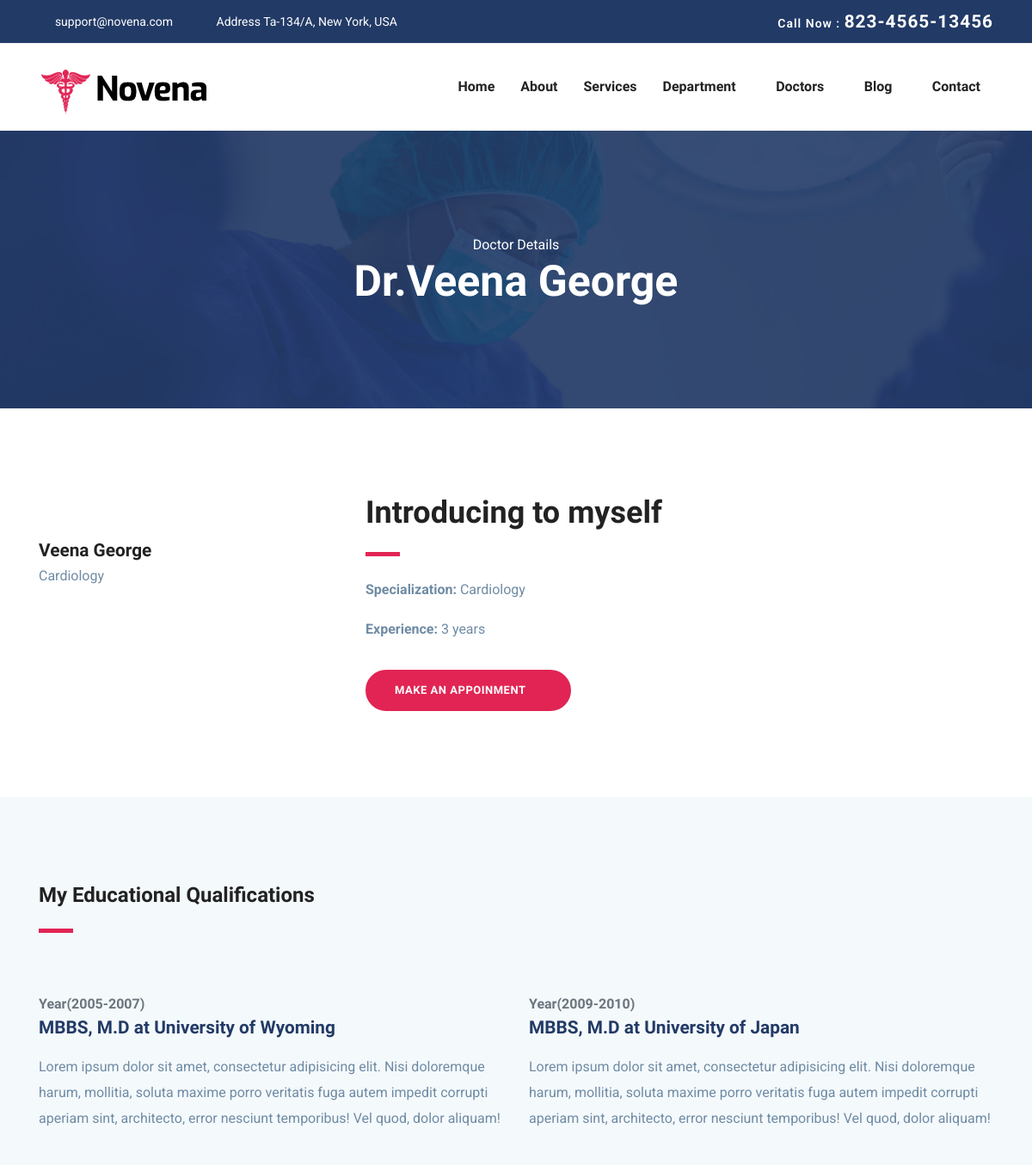
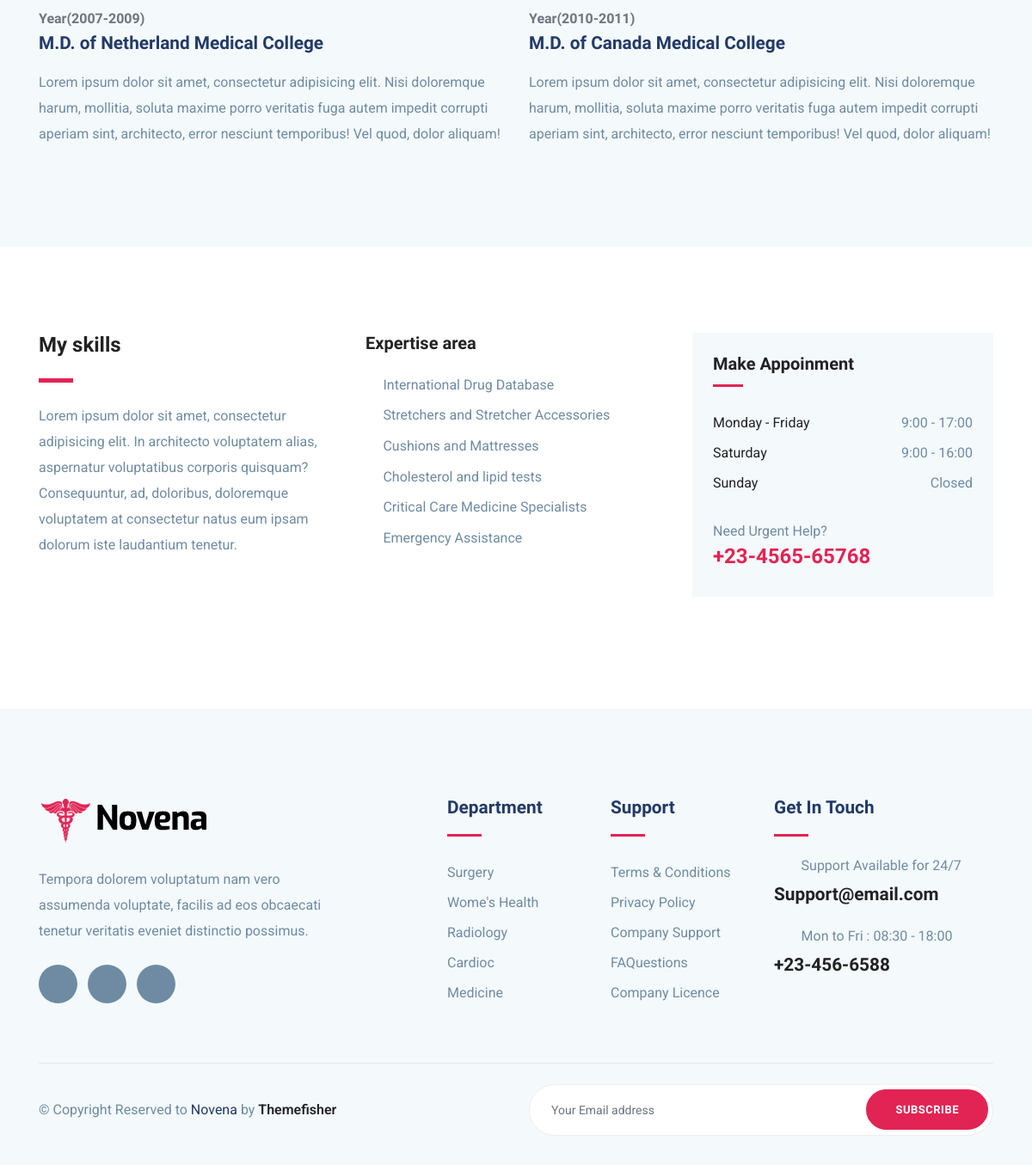
Screenshot of /home/doctorsdetails/4/ with the database file from the repository (2 pictures, top to bottom).
### home/models.py (models this page shows, shortened)
class DoctorsProfiles(models.Model):
    user = models.OneToOneField(Users, on_delete=models.CASCADE, related_name='doctorsprofile')
    email = models.EmailField(unique=True, max_length=50, null=False, default='default@example.com')
    specialization = models.CharField(max_length=255)
    experience_years = models.IntegerField()
    certificate = models.FileField(upload_to='certificates/')
    license_number = models.CharField(max_length=50,unique=True)
    hospital = models.CharField(max_length=200, default="Default Hospital")
    approved = models.BooleanField(default=False)  # Ensure this field is present
    available_days = models.CharField(max_length=100,help_text="Comma-separated list of available days, e.g., Monday, Wednesday, Friday")  # Comma-separated days
    available_time_start = models.TimeField(null=True)  # Start time for availability
    available_time_end = models.TimeField(null=True)

class Users(AbstractUser):
    first_name = models.CharField(max_length=100, null=True, blank=True)
    is_admin = models.BooleanField('Is Admin', default=False)
    is_patient = models.BooleanField('Is Patient', default=False)
    is_doctor = models.BooleanField('Is Doctor', default=False)
    groups = models.ManyToManyField(
        Group,
        related_name='custom_user_groups',
        blank=True,
        help_text='The groups this user belongs to.',
        verbose_name='groups',
    )
    user_permissions = models.ManyToManyField(
        Permission,
        related_name='custom_user_permissions',
        blank=True,
        help_text='Specific permissions for this user.',
        verbose_name='user permissions',
    )
    def __str__(self):
        return self.username

### home/views.py (the view)
# urls.py: path('doctorsdetails/<int:doctor_id>/', views.doctorsdetails, name='doctorsdetails'),
def doctorsdetails(request, doctor_id):
    doctor = get_object_or_404(DoctorsProfiles, id=doctor_id)
    additional_info = DoctorAdditionalInfo.objects.filter(doctor=doctor).first()
    return render(request, 'doctorsdetails.html', {
        'doctor': doctor,
        'additional_info': additional_info
    })

### templates/doctorsdetails.html (shortened to what this page needs)
{% load static %}
<!DOCTYPE html>
<html lang="zxx">
<head>
  <link rel="stylesheet" href="{% static 'plugins/bootstrap/css/bootstrap.min.css' %}">
  <link rel="stylesheet" href="{% static 'plugins/icofont/icofont.min.css' %}">
  <link rel="stylesheet" href="{% static 'plugins/slick-carousel/slick/slick.css' %}">
  <link rel="stylesheet" href="{% static 'plugins/slick-carousel/slick/slick-theme.css' %}">
  <link rel="stylesheet" href="{% static 'css/style.css' %}">
</head>
<body id="top">
<header>
	<div class="header-top-bar">
		<div class="container">
			<div class="row align-items-center">
				<div class="col-lg-6">
					<ul class="top-bar-info list-inline-item pl-0 mb-0">
						<li class="list-inline-item"><a href="mailto:support@gmail.com"><i class="icofont-support-faq mr-2"></i>support@novena.com</a></li>
						<li class="list-inline-item"><i class="icofont-location-pin mr-2"></i>Address Ta-134/A, New York, USA </li>
					</ul>
				</div>
				<div class="col-lg-6">
					<div class="text-lg-right top-right-bar mt-2 mt-lg-0">
						<a href="tel:+23-345-67890" >
							<span>Call Now : </span>
							<span class="h4">823-4565-13456</span>
						</a>
					</div>
				</div>
			</div>
		</div>
	</div>
	<nav class="navbar navbar-expand-lg navigation" id="navbar">
		<div class="container">
		 	 <a class="navbar-brand" href="index.html">
			  	<img src="images/logo.png" alt="" class="img-fluid">
			  </a>
		  <div class="collapse navbar-collapse" id="navbarmain">
			<ul class="navbar-nav ml-auto">
			  <li class="nav-item active">
				<a class="nav-link" href="index.html">Home</a>
			  </li>
			   <li class="nav-item"><a class="nav-link" href="about.html">About</a></li>
			    <li class="nav-item"><a class="nav-link" href="service.html">Services</a></li>
			    <li class="nav-item dropdown">
					<a class="nav-link dropdown-toggle" href="department.html" id="dropdown02" data-toggle="dropdown" aria-haspopup="true" aria-expanded="false">Department <i class="icofont-thin-down"></i></a>
			  	</li>
			  	<li class="nav-item dropdown">
					<a class="nav-link dropdown-toggle" href="doctor.html" id="dropdown03" data-toggle="dropdown" aria-haspopup="true" aria-expanded="false">Doctors <i class="icofont-thin-down"></i></a>
			  	</li>
			   <li class="nav-item dropdown">
					<a class="nav-link dropdown-toggle" href="blog-sidebar.html" id="dropdown05" data-toggle="dropdown" aria-haspopup="true" aria-expanded="false">Blog <i class="icofont-thin-down"></i></a>
			  	</li>
			   <li class="nav-item"><a class="nav-link" href="contact.html">Contact</a></li>
			</ul>
		  </div>
		</div>
	</nav>
</header>
<section class="page-title bg-1">
  <div class="container">
    <div class="row">
      <div class="col-md-12">
        <div class="block text-center">
          <span class="text-white">Doctor Details</span>
          <h1 class="text-capitalize mb-5 text-lg">Dr.{{doctor.user}}</h1>
        </div>
      </div>
    </div>
  </div>
</section>
<section class="section doctor-single">
	<div class="container">
		<div class="row">
			<div class="col-lg-4 col-md-6">
				<div class="doctor-img-block">
					<div class="info-block mt-4">
						<h4 class="mb-0">{{doctor.user}}</h4>
						<p>{{doctor.specialization}}</p>
						<ul class="list-inline mt-4 doctor-social-links">
							<li class="list-inline-item"><a href="#"><i class="icofont-facebook"></i></a></li>
							<li class="list-inline-item"><a href="#"><i class="icofont-twitter"></i></a></li>
							<li class="list-inline-item"><a href="#"><i class="icofont-skype"></i></a></li>
							<li class="list-inline-item"><a href="#"><i class="icofont-linkedin"></i></a></li>
							<li class="list-inline-item"><a href="#"><i class="icofont-pinterest"></i></a></li>
						</ul>
					</div>
				</div>
			</div>
			<div class="col-lg-8 col-md-6">
				<div class="doctor-details mt-4 mt-lg-0">
					<h2 class="text-md">Introducing to myself</h2>
					<div class="divider my-4"></div>
					<p><strong>Specialization:</strong> {{ doctor.specialization }}</p>
					<p><strong>Experience:</strong> {{ doctor.experience_years }} years</p>
					<a href="{% url 'book_appointment' %}" class="btn btn-main-2 btn-round-full mt-3">Make an Appoinment<i class="icofont-simple-right ml-2  "></i></a>
				</div>
			</div>
		</div>
	</div>
</section>
<section class="section doctor-qualification gray-bg">
	<div class="container">
		<div class="row">
			<div class="col-lg-6">
				<div class="section-title">
					<h3>My Educational Qualifications</h3>
					<div class="divider my-4"></div>
				</div>
			</div>
		</div>
		<div class="row">
			<div class="col-lg-6">
				<div class="edu-block mb-5">
					<span class="h6 text-muted">Year(2005-2007) </span>
					<h4 class="mb-3 title-color">MBBS, M.D at University of Wyoming</h4>
					<p>Lorem ipsum dolor sit amet, consectetur adipisicing elit. Nisi doloremque harum, mollitia, soluta maxime porro veritatis fuga autem impedit corrupti aperiam sint, architecto, error nesciunt temporibus! Vel quod, dolor aliquam!</p>
				</div>
				<div class="edu-block">
					<span class="h6 text-muted">Year(2007-2009) </span>
					<h4 class="mb-3 title-color">M.D. of Netherland Medical College</h4>
					<p>Lorem ipsum dolor sit amet, consectetur adipisicing elit. Nisi doloremque harum, mollitia, soluta maxime porro veritatis fuga autem impedit corrupti aperiam sint, architecto, error nesciunt temporibus! Vel quod, dolor aliquam!</p>
				</div>
			</div>
			<div class="col-lg-6">
				<div class="edu-block mb-5">
					<span class="h6 text-muted">Year(2009-2010) </span>
					<h4 class="mb-3 title-color">MBBS, M.D at University of Japan</h4>
					<p>Lorem ipsum dolor sit amet, consectetur adipisicing elit. Nisi doloremque harum, mollitia, soluta maxime porro veritatis fuga autem impedit corrupti aperiam sint, architecto, error nesciunt temporibus! Vel quod, dolor aliquam!</p>
				</div>
				<div class="edu-block">
					<span class="h6 text-muted">Year(2010-2011) </span>
					<h4 class="mb-3 title-color">M.D. of Canada Medical College</h4>
					<p>Lorem ipsum dolor sit amet, consectetur adipisicing elit. Nisi doloremque harum, mollitia, soluta maxime porro veritatis fuga autem impedit corrupti aperiam sint, architecto, error nesciunt temporibus! Vel quod, dolor aliquam!</p>
				</div>
			</div>
		</div>
	</div>
</section>
<section class="section doctor-skills">
	<div class="container">
		<div class="row">
			<div class="col-lg-4">
				<h3>My skills</h3>
				<div class="divider my-4"></div>
				<p>Lorem ipsum dolor sit amet, consectetur adipisicing elit. In architecto voluptatem alias, aspernatur voluptatibus corporis quisquam? Consequuntur, ad, doloribus, doloremque voluptatem at consectetur natus eum ipsam dolorum iste laudantium tenetur.</p>
			</div>
			<div class="col-lg-4">
				<div class="skill-list">
					<h5 class="mb-4">Expertise area</h5>
					<ul class="list-unstyled department-service">
						<li><i class="icofont-check mr-2"></i>International Drug Database</li>
						<li><i class="icofont-check mr-2"></i>Stretchers and Stretcher Accessories</li>
						<li><i class="icofont-check mr-2"></i>Cushions and Mattresses</li>
						<li><i class="icofont-check mr-2"></i>Cholesterol and lipid tests</li>
						<li><i class="icofont-check mr-2"></i>Critical Care Medicine Specialists</li>
						<li><i class="icofont-check mr-2"></i>Emergency Assistance</li>
					</ul>
				</div>
			</div>
			<div class="col-lg-4">
				<div class="sidebar-widget  gray-bg p-4">
					<h5 class="mb-4">Make Appoinment</h5>
					<ul class="list-unstyled lh-35">
					  <li class="d-flex justify-content-between align-items-center">
					    <a href="#">Monday - Friday</a>
					    <span>9:00 - 17:00</span>
					  </li>
					  <li class="d-flex justify-content-between align-items-center">
					    <a href="#">Saturday</a>
					    <span>9:00 - 16:00</span>
					  </li>
					  <li class="d-flex justify-content-between align-items-center">
					    <a href="#">Sunday</a>
					    <span>Closed</span>
					  </li>
					</ul>
					<div class="sidebar-contatct-info mt-4">
						<p class="mb-0">Need Urgent Help?</p>
						<h3 class="text-color-2">+23-4565-65768</h3>
					</div>
				</div>
			</div>
		</div>
	</div>
</section>
<footer class="footer section gray-bg">
	<div class="container">
		<div class="row">
			<div class="col-lg-4 mr-auto col-sm-6">
				<div class="widget mb-5 mb-lg-0">
					<div class="logo mb-4">
						<img src="{% static 'images/logo.png' %}" alt="" class="img-fluid">
					</div>
					<p>Tempora dolorem voluptatum nam vero assumenda voluptate, facilis ad eos obcaecati tenetur veritatis eveniet distinctio possimus.</p>
					<ul class="list-inline footer-socials mt-4">
						<li class="list-inline-item"><a href="https://www.facebook.com/themefisher"><i class="icofont-facebook"></i></a></li>
						<li class="list-inline-item"><a href="https://twitter.com/themefisher"><i class="icofont-twitter"></i></a></li>
						<li class="list-inline-item"><a href="https://www.pinterest.com/themefisher/"><i class="icofont-linkedin"></i></a></li>
					</ul>
				</div>
			</div>
			<div class="col-lg-2 col-md-6 col-sm-6">
				<div class="widget mb-5 mb-lg-0">
					<h4 class="text-capitalize mb-3">Department</h4>
					<div class="divider mb-4"></div>
					<ul class="list-unstyled footer-menu lh-35">
						<li><a href="#">Surgery </a></li>
						<li><a href="#">Wome's Health</a></li>
						<li><a href="#">Radiology</a></li>
						<li><a href="#">Cardioc</a></li>
						<li><a href="#">Medicine</a></li>
					</ul>
				</div>
			</div>
			<div class="col-lg-2 col-md-6 col-sm-6">
				<div class="widget mb-5 mb-lg-0">
					<h4 class="text-capitalize mb-3">Support</h4>
					<div class="divider mb-4"></div>
					<ul class="list-unstyled footer-menu lh-35">
						<li><a href="#">Terms & Conditions</a></li>
						<li><a href="#">Privacy Policy</a></li>
						<li><a href="#">Company Support </a></li>
						<li><a href="#">FAQuestions</a></li>
						<li><a href="#">Company Licence</a></li>
					</ul>
				</div>
			</div>
			<div class="col-lg-3 col-md-6 col-sm-6">
				<div class="widget widget-contact mb-5 mb-lg-0">
					<h4 class="text-capitalize mb-3">Get in Touch</h4>
					<div class="divider mb-4"></div>
					<div class="footer-contact-block mb-4">
						<div class="icon d-flex align-items-center">
							<i class="icofont-email mr-3"></i>
							<span class="h6 mb-0">Support Available for 24/7</span>
						</div>
						<h4 class="mt-2"><a href="tel:+23-345-67890">Support@email.com</a></h4>
					</div>
					<div class="footer-contact-block">
						<div class="icon d-flex align-items-center">
							<i class="icofont-support mr-3"></i>
							<span class="h6 mb-0">Mon to Fri : 08:30 - 18:00</span>
						</div>
						<h4 class="mt-2"><a href="tel:+23-345-67890">+23-456-6588</a></h4>
					</div>
				</div>
			</div>
		</div>
		<div class="footer-btm py-4 mt-5">
			<div class="row align-items-center justify-content-between">
				<div class="col-lg-6">
					<div class="copyright">
						&copy; Copyright Reserved to <span class="text-color">Novena</span> by <a href="https://themefisher.com/" target="_blank">Themefisher</a>
					</div>
				</div>
				<div class="col-lg-6">
					<div class="subscribe-form text-lg-right mt-5 mt-lg-0">
						<form action="#" class="subscribe">
							<input type="text" class="form-control" placeholder="Your Email address">
							<a href="#" class="btn btn-main-2 btn-round-full">Subscribe</a>
						</form>
					</div>
				</div>
			</div>
		</div>
	</div>
</footer>
  </body>
  </html>

### rows the page displays
DoctorsProfiles: user "Veena George", specialization "Cardiology", experience_years "3"
